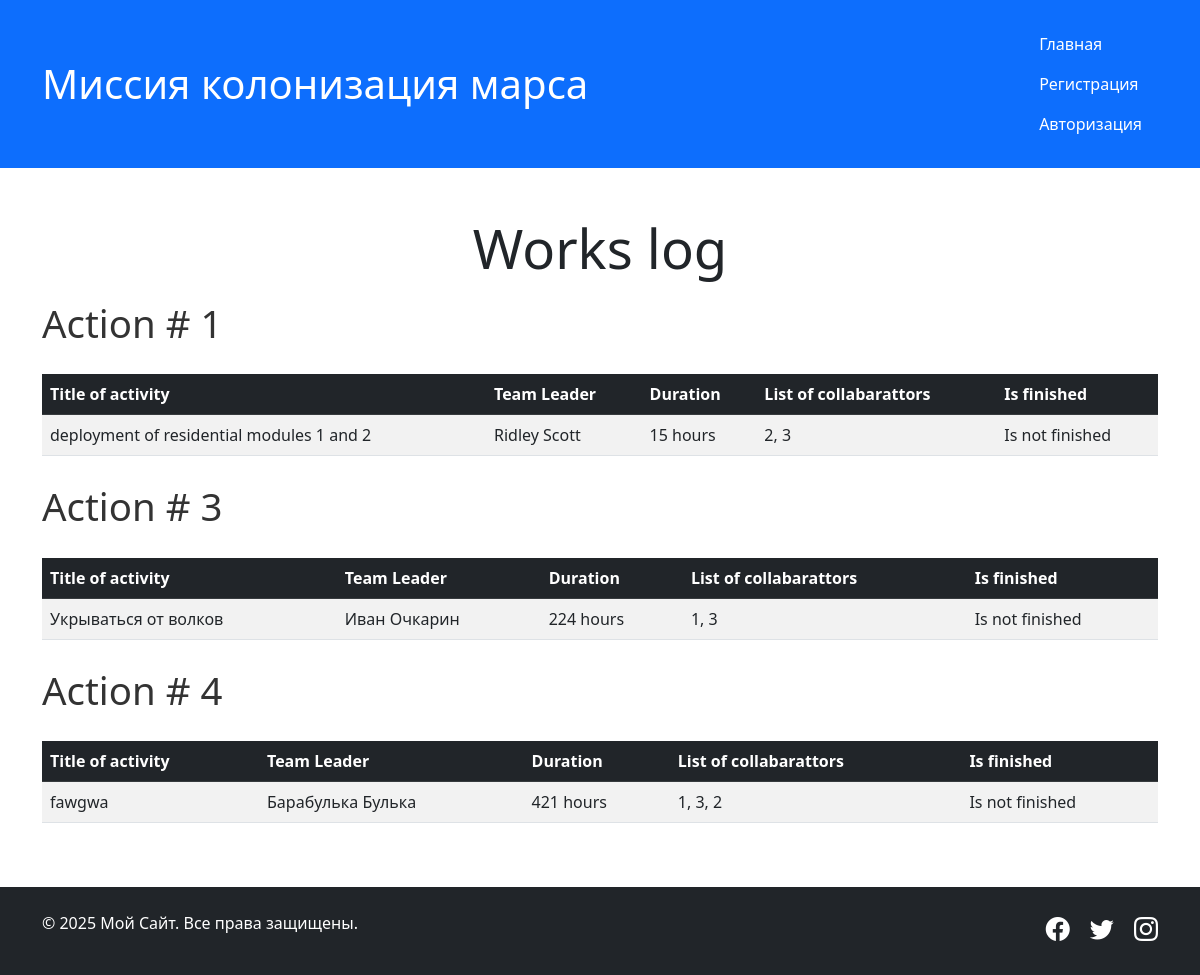
The page / on the database its author committed.
### models/jobs.py (models this page shows)
class Jobs(SqlAlchemyBase):
    __tablename__ = 'jobs'
    id = sqlalchemy.Column(sqlalchemy.Integer,
                           primary_key=True, autoincrement=True)
    team_leader = orm.relationship('User')
    team_leader_id = sqlalchemy.Column(
        sqlalchemy.Integer, sqlalchemy.ForeignKey('users.id'))
    job = sqlalchemy.Column(sqlalchemy.String)
    work_size = sqlalchemy.Column(sqlalchemy.Integer)
    collaborators = orm.relationship("User",
                                     secondary="association",
                                     back_populates="collaborators_jobs")
    start_date = sqlalchemy.Column(sqlalchemy.DateTime)
    end_date = sqlalchemy.Column(sqlalchemy.DateTime)
    is_finished = sqlalchemy.Column(sqlalchemy.Boolean)
    def get_collabarators_by_id_to_string(self):
        return ', '.join([str(x.id) for x in self.collaborators])
    def get_is_finsihed_to_string(self):
        if self.is_finished:
            return 'Is finished'
        return 'Is not finished'

### models/user.py (models this page shows, shortened)
class User(UserMixin, SqlAlchemyBase):
    __tablename__ = 'users'
    id = sqlalchemy.Column(sqlalchemy.Integer,
                           primary_key=True, autoincrement=True)
    name = sqlalchemy.Column(sqlalchemy.String)
    surname = sqlalchemy.Column(sqlalchemy.String)
    age = sqlalchemy.Column(sqlalchemy.Integer)
    position = sqlalchemy.Column(sqlalchemy.String)
    speciality = sqlalchemy.Column(sqlalchemy.String)
    address = sqlalchemy.Column(sqlalchemy.String)
    email = sqlalchemy.Column(sqlalchemy.String, unique=True)
    hashed_password = sqlalchemy.Column(sqlalchemy.String)
    modified_date = sqlalchemy.Column(sqlalchemy.DateTime)
    collaborators_jobs = orm.relationship("Jobs",
                                          secondary="association",
                                          back_populates="collaborators")
    created_jobs = orm.relationship('Jobs', back_populates='team_leader')

### routes/main.py (the view)
@main_bp.route('/', methods=['GET'])
def home():
    db_ses = create_session()
    jobs = db_ses.query(Jobs).all()
    return render_template('index.html', jobs=jobs)

### database/db_session.py (called while the page is built)
def create_session() -> Session:
    global __factory
    return __factory()

### templates/index.html (shortened to what this page needs)
{% extends "base.html" %}
{% block content %}
    <div class="text-center"><h3 class="custom-header-large">Works log</h3></div>
    <div class="table-responsive">
        {% for job in jobs %}
        <p class="custom-action-large">Action # {{job.id}}</p>
        <table class="table table-striped table-hover">
            <thead class="table-dark">
                <tr>
                    <th scope="col">Title of activity</th>
                    <th scope="col">Team Leader</th>
                    <th scope="col">Duration</th>
                    <th scope="col">List of collabarattors</th>
                    <th scope="col">Is finished</th>
                </tr>
            </thead>
            <tbody>
                <tr>
                    <td>{{job.job}}</td>
                    <td>{{job.team_leader.name}} {{job.team_leader.surname}}</td>
                    <td>{{job.work_size}} hours</td>
                    <td>{{job.get_collabarators_by_id_to_string()}}</td>
                    <td>{{job.get_is_finsihed_to_string()}}</td>
                </tr>
            </tbody>
        </table>
        {% endfor %}
    </div>
{% endblock %}

### templates/base.html (shortened to what this page needs)
<!DOCTYPE html>
<html lang="ru">
<head>
    <link href="https://cdn.jsdelivr.net/npm/bootstrap@5.3.0/dist/css/bootstrap.min.css" rel="stylesheet">
    <link href="/static/css/style.css" rel="stylesheet">
</head>
{% include 'header.html' %}
{% block content %}
{% endblock %}
{% include 'footer.html' %}

### templates/header.html
<body>
    <header class="bg-primary text-white py-4">
        <div class="container">
            <div class="d-flex justify-content-between align-items-center">
                <h1 class="mb-0">Миссия колонизация марса</h1>
                <nav>
                    <ul class="nav">
                        <li class="nav-item">
                            <a class="nav-link text-white" href="/">Главная</a>
                            {% if not current_user.is_authenticated %}
                            <a class="nav-link text-white" href="{{url_for('user.register')}}">Регистрация</a>
                            <a class="nav-link text-white" href="{{url_for('user.login')}}">Авторизация</a>
                            {% else %}
                            <a class="nav-link text-white" href="#">Выход</a>
                            {% endif %}
                        </li>
                    </ul>
                </nav>
            </div>
        </div>
    </header>
    <main class="container my-5">

### templates/footer.html (shortened to what this page needs)
</main>
<footer class="bg-dark text-white py-4">
    <div class="container">
        <div class="row">
            <div class="col-md-6">
                <p>&copy; 2025 Мой Сайт. Все права защищены.</p>
            </div>
            <div class="col-md-6 text-end">
                <a href="#" class="text-white me-3"><i class="bi bi-facebook"></i></a>
                <a href="#" class="text-white me-3"><i class="bi bi-twitter"></i></a>
                <a href="#" class="text-white"><i class="bi bi-instagram"></i></a>
            </div>
        </div>
    </div>
</footer>
<link rel="stylesheet" href="https://cdn.jsdelivr.net/npm/bootstrap-icons@1.10.0/font/bootstrap-icons.css">
</body>
</html>

### static/css/style.css (style rules this page uses)
body { font-family: 'Segoe UI', Tahoma, Geneva, Verdana, sans-serif; }
footer a { text-decoration: none; font-size: 1.5rem; }

### templates/index.html (style rules this page uses)
.custom-action-large { font-size: 2.4rem; line-height: 1.8; color: #333; }
.custom-header-large { font-size : 3.4rem; }

### rows shown on the page
Jobs: id "1", job "deployment of residential modules 1 and 2", team_leader.name "Ridley", team_leader.surname "Scott", work_size "15", get_collabarators_by_id_to_string "2, 3", get_is_finsihed_to_string "Is not finished"
Jobs: id "3", job "Укрываться от волков", team_leader.name "Иван", team_leader.surname "Очкарин", work_size "224", get_collabarators_by_id_to_string "1, 3", get_is_finsihed_to_string "Is not finished"
Jobs: id "4", job "fawgwa", team_leader.name "Барабулька", team_leader.surname "Булька", work_size "421", get_collabarators_by_id_to_string "1, 3, 2", get_is_finsihed_to_string "Is not finished"
